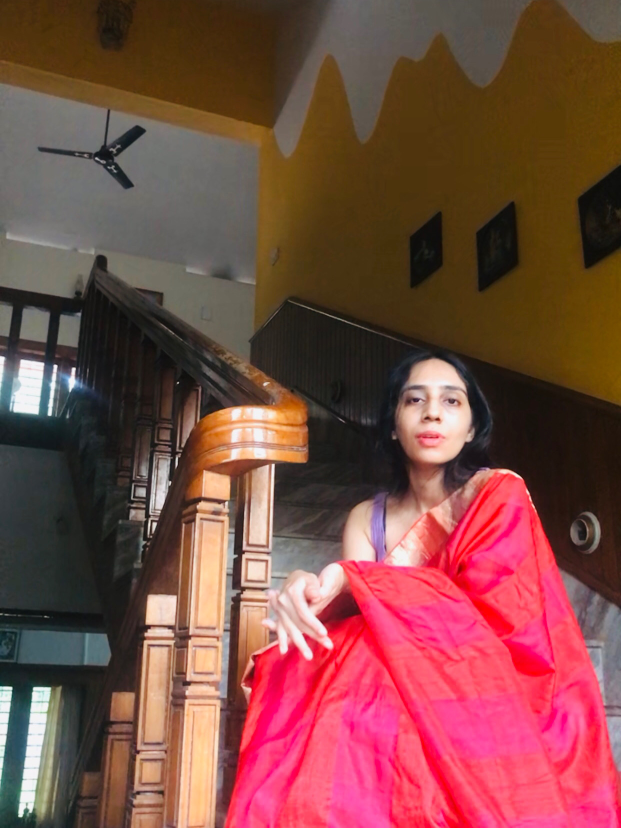
#> input picture editorial/saree_v1/work/original_copy.jpg, 1242 x 1655 px, found by its file name (shown at 1/2 size)
$ python s2.py
#> lines starting #> are read from the running program, lines starting #| are printed output that depends on the picture; after the words box and inside, x2 and y2 are one past the last pixel; in counts of white or black regions, pixels touching at a corner belong together
import cv2,numpy as np
im=cv2.imread('work/original_copy.jpg'); X0,Y0=222,380
#> further down, im is the input picture: shape (1655, 1242, 3); mean B, G, R 67.8, 74.1, 123.3
hsv=cv2.cvtColor(im,cv2.COLOR_BGR2HSV)
#> hsv: shape (1655, 1242, 3); mean H, S, V 59.5, 123.3, 124.6
mask=np.zeros(im.shape[:2],np.uint8)
# frames: dark pixels inside padded rects
for r in [(815,420,890,580),(948,400,1040,585),(1150,325,1242,540)]:
    x0,y0,x1,y1=r; sub=hsv[y0:y1,x0:x1,2]<110
    m=np.zeros_like(mask); m[y0:y1,x0:x1]=sub*255; mask|=m
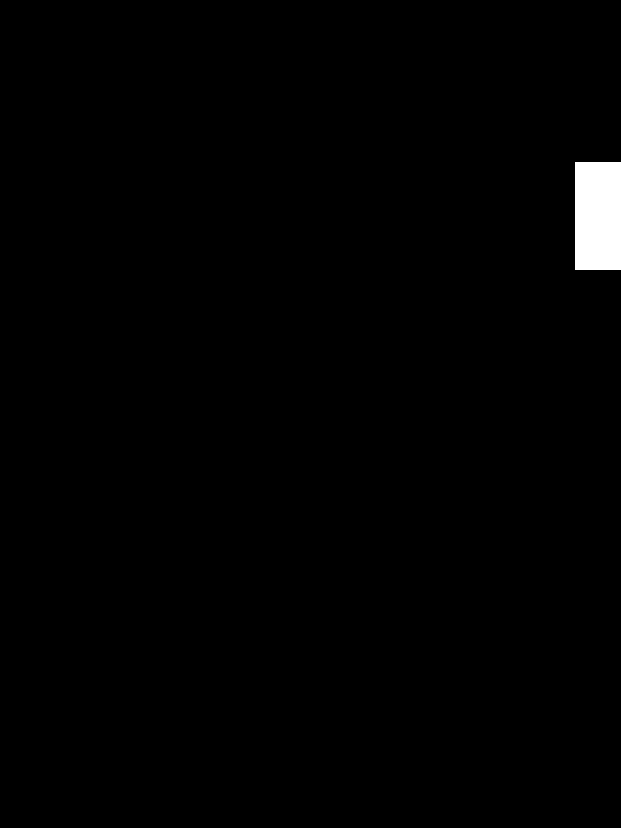
#> m: shape (1655, 1242) (shown at 1/2 size); 0.96% white; 1 white region, box (x1, y1, x2, y2) and area: (1150, 325, 1242, 540) 19780
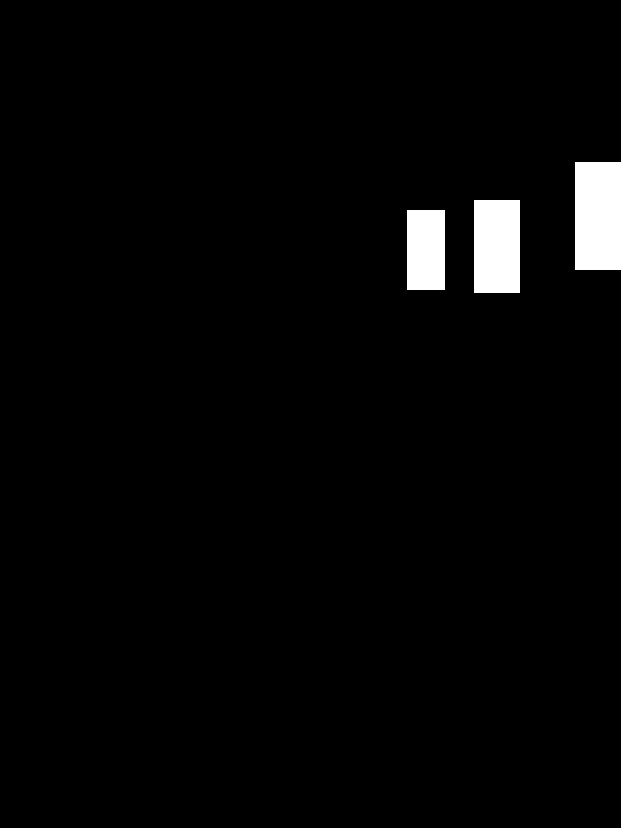
#> mask: shape (1655, 1242) (shown at 1/2 size); 2.4% white; 3 white regions, box (x1, y1, x2, y2) and area: (1150, 325, 1242, 540) 19780, (948, 400, 1040, 585) 17020, (815, 420, 890, 580) 12000
mask=cv2.dilate(mask,np.ones((9,9),np.uint8),iterations=1)
#> mask: shape (1655, 1242); 2.7% white; 3 white regions, box (x1, y1, x2, y2) and area: (1146, 321, 1242, 544) 21408, (944, 396, 1044, 589) 19300, (811, 416, 894, 584) 13944
# fitting: whole rect, soft
cv2.ellipse(mask,(1170,1063),(40,52),0,0,360,255,-1)
#> mask: shape (1655, 1242); 3% white; 4 white regions, box (x1, y1, x2, y2) and area: (1146, 321, 1242, 544) 21408, (944, 396, 1044, 589) 19300, (811, 416, 894, 584) 13944, (1130, 1011, 1211, 1116) 6675
mask=cv2.dilate(mask,np.ones((5,5),np.uint8))
#> mask: shape (1655, 1242); 3.2% white; 4 white regions, box (x1, y1, x2, y2) and area: (1144, 319, 1242, 546) 22246, (942, 394, 1046, 591) 20488, (809, 414, 896, 586) 14964, (1128, 1009, 1213, 1118) 7435
cl=cv2.inpaint(im,mask,6,cv2.INPAINT_TELEA)
# add grain to patched area to match texture
rng=np.random.default_rng(1); n=rng.normal(0,2.2,cl.shape[:2])[...,None]
mf=cv2.GaussianBlur(mask,(0,0),3)[...,None]/255.
cl=np.clip(cl+n*mf,0,255).astype(np.uint8)
# strap recolour: purple pixels near shoulder -> deep saree red-rose
h=hsv[...,0].astype(int);s=hsv[...,1];v=hsv[...,2]
#> after `h = hsv[..., 0].astype(int)`:
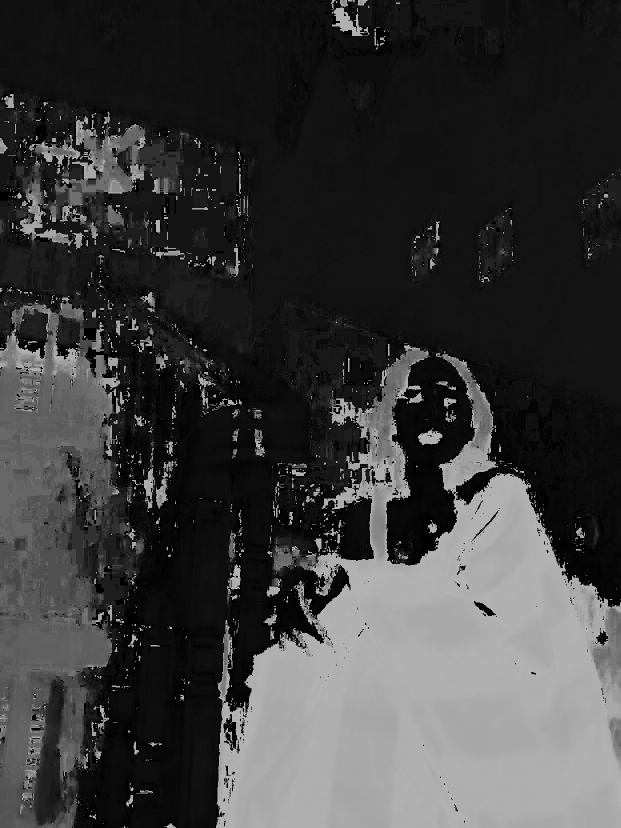
#> h: shape (1655, 1242) int64 (shown at 1/2 size); min 0, max 179, mean 59.5
#> after `s = hsv[..., 1]`:
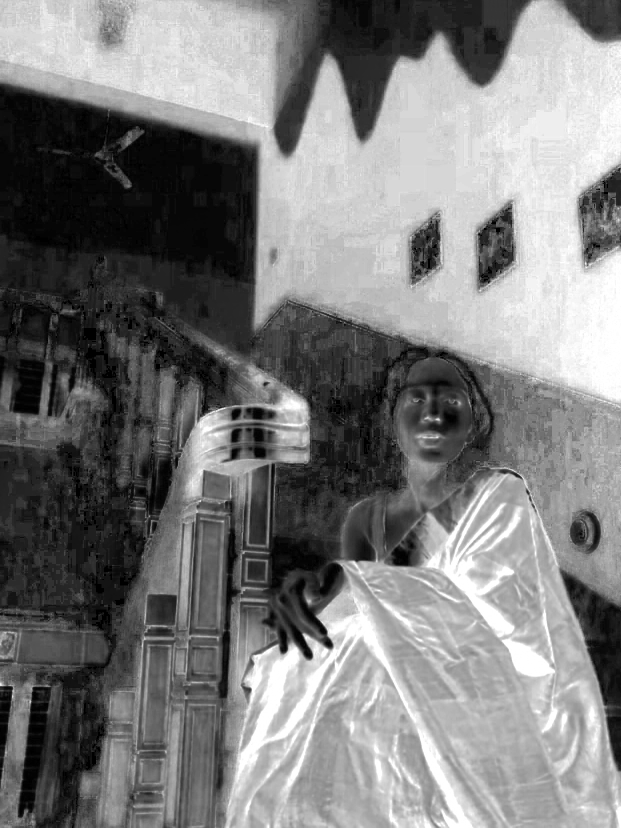
#> s: shape (1655, 1242) (shown at 1/2 size); min 0, max 255, mean 123.3
#> after `v = hsv[..., 2]`:
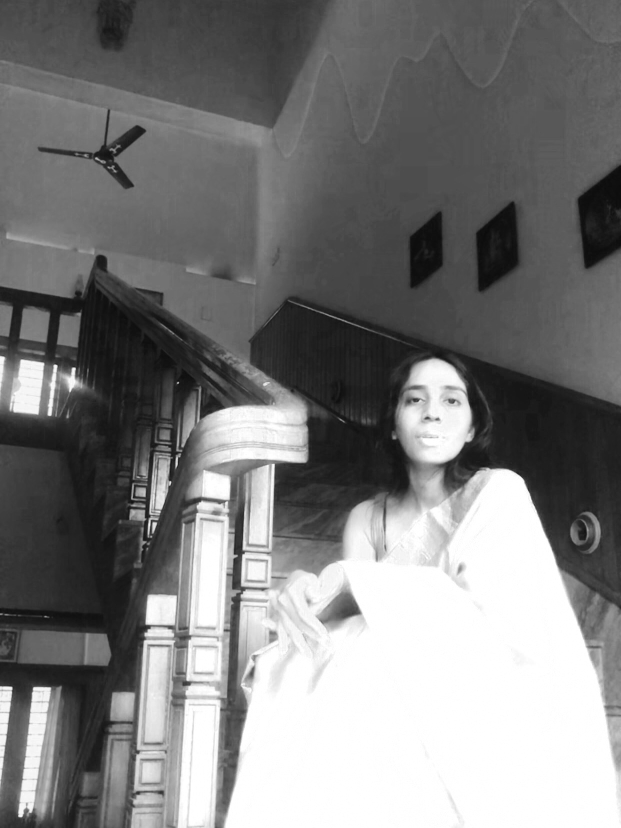
#> v: shape (1655, 1242) (shown at 1/2 size); min 10, max 255, mean 124.6
zone=np.zeros_like(mask);zone[940:1140,670:810]=255
sm=((h>=120)&(h<=160)&(s>40)&(zone>0)).astype(np.uint8)*255
#> sm: shape (1655, 1242); 0.19% white; 15 white regions (11 under 20 px), largest, box (x1, y1, x2, y2) and area: (742, 974, 784, 1120) 3530, (795, 946, 810, 980) 249, (790, 940, 800, 960) 88, (728, 980, 732, 987) 20
sm=cv2.morphologyEx(sm,cv2.MORPH_CLOSE,np.ones((5,5),np.uint8));sm=cv2.dilate(sm,np.ones((3,3),np.uint8))
#> after `sm = cv2.morphologyEx(sm, cv2.MORPH_CLOSE, np.ones((5, 5), np.uint8))`: sm: shape (1655, 1242); 0.2% white; 8 white regions (5 under 20 px), largest, box (x1, y1, x2, y2) and area: (742, 974, 784, 1120) 3615, (783, 940, 810, 980) 445, (728, 980, 732, 987) 20
#> after `sm = cv2.dilate(sm, np.ones((3, 3), np.uint8))`: sm: shape (1655, 1242); 0.24% white; 8 white regions (2 under 20 px), largest, box (x1, y1, x2, y2) and area: (741, 973, 785, 1121) 4009, (782, 939, 811, 981) 621, (767, 942, 771, 959) 58, (727, 979, 733, 988) 46, (737, 963, 743, 971) 41, (736, 979, 742, 985) 30
print('strap px',int((sm>0).sum()))
#| strap px 4833
hs=cv2.cvtColor(cl,cv2.COLOR_BGR2HSV);
#> hs: shape (1655, 1242, 3); mean H, S, V 59.4, 125.6, 125.6
alpha=cv2.GaussianBlur(sm,(0,0),1.2)/255.
new=hs.copy(); new[...,0]=177; new[...,1]=np.clip(hs[...,1]*0.6+150,0,255)  # crimson
#> after `new[..., 0] = 177`: new: shape (1655, 1242, 3); mean H, S, V 177, 125.6, 125.6
#> after `new[..., 1] = np.clip(hs[..., 1] * 0.6 + 150, 0, 255)`: new: shape (1655, 1242, 3); mean H, S, V 177, 216.9, 125.6
new[...,2]=np.clip(hs[...,2]*0.95+10,0,255)
#> new: shape (1655, 1242, 3); mean H, S, V 177, 216.9, 128.9
newbgr=cv2.cvtColor(new,cv2.COLOR_HSV2BGR).astype(float)
#> newbgr: shape (1655, 1242, 3) float64; mean H, S, V 26.9, 15.8, 128.9
cl=(cl*(1-alpha[...,None])+newbgr*alpha[...,None]).astype(np.uint8)
cv2.imwrite('work/02_clean_full.png',cl)
cv2.imwrite('work/02_clean.jpg',cl[Y0:1655,X0:1242],[cv2.IMWRITE_JPEG_QUALITY,98])
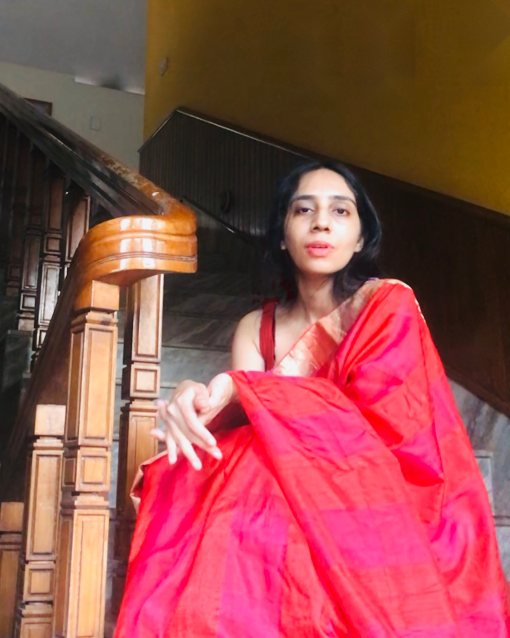
#> saved as 02_clean.jpg: shape (1275, 1020, 3) (shown at 1/2 size); mean B, G, R 75.5, 76, 148
np.save('work/strapmask.npy',sm)
cv2.imwrite('work/_strap_zoom.jpg',cv2.resize(cl[930:1150,640:840],None,fx=3,fy=3))
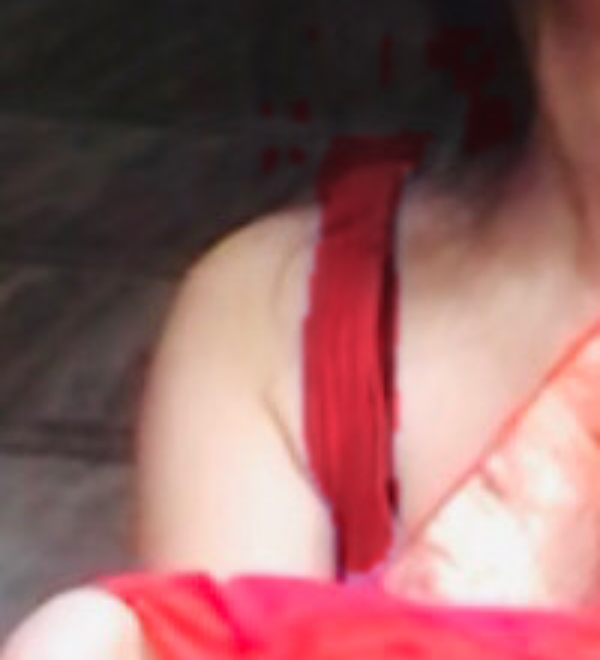
#> saved as _strap_zoom.jpg: shape (660, 600, 3); mean B, G, R 98.8, 98.7, 145.3

$ run again, with editorial/saree_v1/work/01_crop.jpg copied over editorial/saree_v1/work/original_copy.jpg
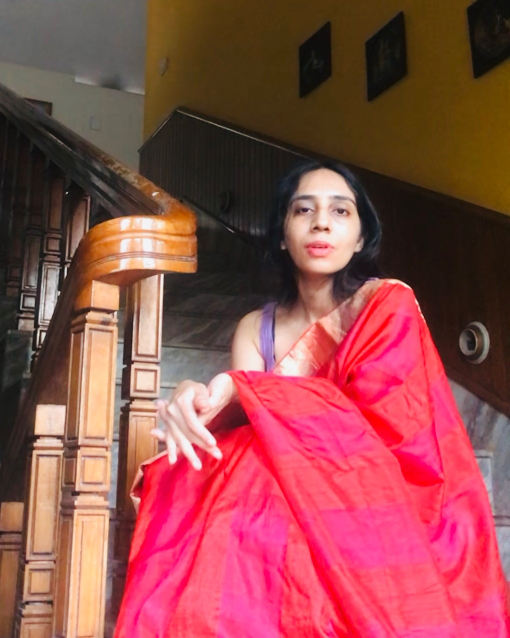
#> input picture editorial/saree_v1/work/01_crop.jpg, 1020 x 1275 px, found by its file name (shown at 1/2 size)
#> im is the input picture: shape (1275, 1020, 3); mean B, G, R 76, 75.4, 146.4
#> hsv: shape (1275, 1020, 3); mean H, S, V 70.3, 131.7, 146.6
#> the loop `for r in [(815,420,890,580),(948,400,1040,585),(1150,325,1242,540)]:` made 3 passes
#> pass 1, `sub = hsv[y0:y1, x0:x1, 2] < 110`:
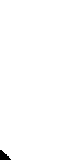
#> sub: shape (160, 75) bool; 99.4% white; 1 black region, box (x1, y1, x2, y2) and area: (0, 150, 11, 160) 67
#| strap px 0
#> hs: shape (1275, 1020, 3); mean H, S, V 70.4, 131.7, 146.8
#> alpha: shape (1275, 1020) float64; every value is 0
#> newbgr: shape (1275, 1020, 3) float64; mean H, S, V 28.1, 14.8, 149
#> `cv2.imwrite('work/_strap_zoom.jpg',cv2.resize(cl[930:1150,640:840],Non..`:
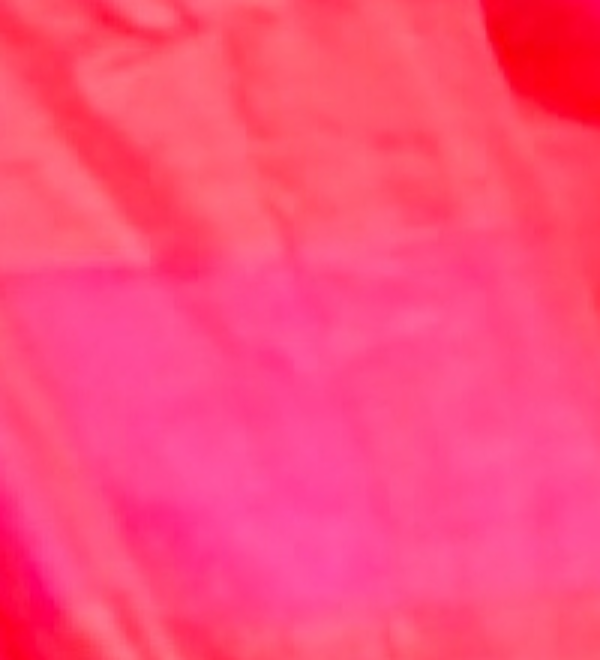
#> saved as _strap_zoom.jpg: shape (660, 600, 3); mean B, G, R 122.3, 73.7, 254.3

$ run again, with editorial/saree_v1/work/03_bg_studio.jpg copied over editorial/saree_v1/work/original_copy.jpg
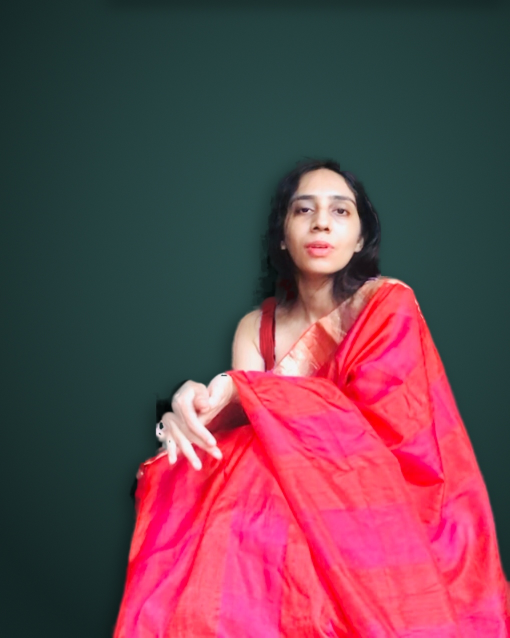
#> input picture editorial/saree_v1/work/03_bg_studio.jpg, 1020 x 1275 px, found by its file name (shown at 1/2 size)
#> im is the input picture: shape (1275, 1020, 3); mean B, G, R 78.4, 66.8, 106.9
#> hsv: shape (1275, 1020, 3); mean H, S, V 110.1, 132.5, 123.9
#> the loop `for r in [(815,420,890,580),(948,400,1040,585),(1150,325,1242,540)]:` made 3 passes
#> pass 1, `sub = hsv[y0:y1, x0:x1, 2] < 110`:
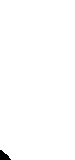
#> sub: shape (160, 75) bool; 99.4% white; 1 black region, box (x1, y1, x2, y2) and area: (0, 150, 11, 160) 68
#> h: shape (1275, 1020) int64; 133 distinct labels, from 0 to 179
#| strap px 0
#> hs: shape (1275, 1020, 3); mean H, S, V 110.2, 132.4, 124
#> alpha: shape (1275, 1020) float64; every value is 0
#> newbgr: shape (1275, 1020, 3) float64; mean H, S, V 21.5, 9.9, 127.4
#> `cv2.imwrite('work/_strap_zoom.jpg',cv2.resize(cl[930:1150,640:840],Non..`:
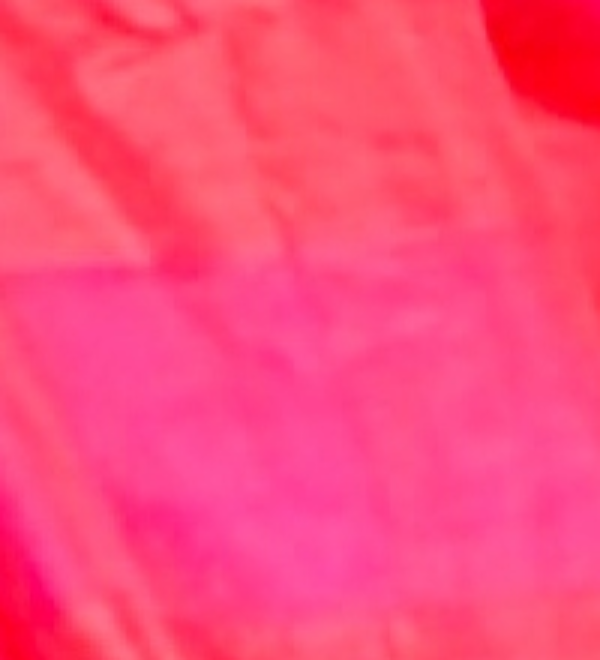
#> saved as _strap_zoom.jpg: shape (660, 600, 3); mean B, G, R 122.3, 73.7, 254.2
